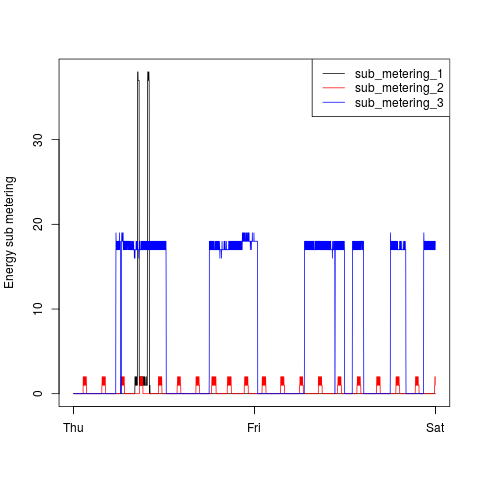

Write R code to recreate this figure.
energy_sub_metering_data <- data_clean %>%
  filter(date > ("2007-01-31")) %>%
  filter(date < ("2007-02-03")) %>% 
  mutate(date_time = paste(date, time)) %>% 
  mutate(date_time = ymd_hms(date_time))

glimpse(energy_sub_metering_data)


png("plot3.png")

with(energy_sub_metering_data, plot(x = date_time,
                                    y = sub_metering_1,
                                    type = "l",
                                    ylab = "Energy sub metering",
                                    xlab = ""))
with(energy_sub_metering_data, lines(x = date_time,y = sub_metering_2,type = "l",col = "red"))
with(energy_sub_metering_data, lines(x = date_time,y = sub_metering_3,type = "l",col = "blue"))
legend("topright", c("sub_metering_1", "sub_metering_2", "sub_metering_3"), lty = c(1,1,1),col = c("black", "red", "blue"))

dev.off()
